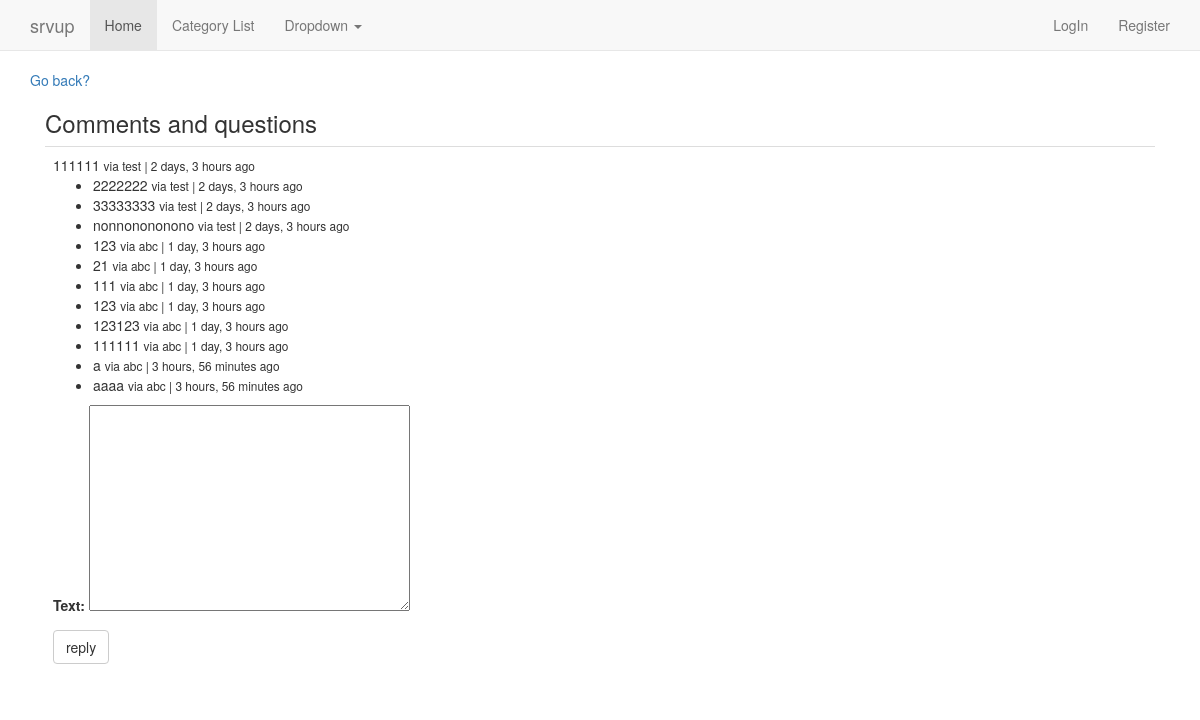
The page /comment/24/ on the database its author committed.
### comment/models.py (models this page shows, shortened)
class Comment(models.Model):
    text = models.TextField()
    author = models.ForeignKey(MyUser)
    parent = models.ForeignKey('self', null=True, blank=True)
    video = models.ForeignKey(Video, null=True, blank=True)
    path = models.CharField(max_length=512)
    timestamp = models.DateField(auto_now=False,auto_now_add=True)
    updated = models.DateField(auto_now=True,auto_now_add=False)
    active = models.BooleanField(default=True)
    objects = CommentManager()
    @property
    def get_comment(self):
        return self.text
    @property
    def is_child(self):
        if self.parent is not None:return True
        else: return False
    @property
    def get_children(self):
        if self.is_child:
            return None
        else:
            return Comment.objects.filter(parent=self)
    @property
    def get_origin(self):
        return self.path
    def get_absolute_url(self):
        return reverse('comment_thread', kwargs={'pk':self.id})

### account/models.py (models this page shows, shortened)
class MyUser(AbstractBaseUser):
    username = models.CharField(
        max_length=255,
        unique=True,)
    email = models.EmailField(
        max_length=255,
        unique=True,
    )
    first_name = models.CharField(
        max_length=255,
        null=True,
        blank=True)
    last_name = models.CharField(
        max_length=255,
        null=True,
        blank=True)
    is_member = models.BooleanField(default=False)
    is_active = models.BooleanField(default=True)
    is_admin = models.BooleanField(default=False)
    objects = MyUserManager()
    USERNAME_FIELD = 'username'
    REQUIRED_FIELDS = ['email']

### comment/views.py (the view)
def comment_thread(request, pk):
    comment = Comment.objects.get(id=pk)
    form = CommentForm()
    return render(request, 'comment/comment_thread.html', {
        'form':form,
        'comment':comment,
        } )

### comment/forms.py
class CommentForm(forms.Form):
    text = forms.CharField(widget=forms.Textarea)

### comment/models.py (called while the page is built)
    def get_queryset(self):
        return CommentQuerySet(self.model, using=self._db)

### templates/comment/comment_thread.html (shortened to what this page needs)
{% extends 'base.html' %}
{% block content %}
<a href="{{ comment.get_origin }}">Go back?</a>
<div class="col-sm-12">
    <h3>Comments and questions</h3>
    <table class="table">
    <tr><td>{{ comment.get_comment }}
    <small> via {{ comment.author }} | {{ comment.timestamp | timesince }} ago </small>
        {% if not comment.is_child %}
            <ul>
            {% for child in  comment.get_children %}
            <li>{{ child.get_comment }}
            <small> via {{ child.author }} | {{ child.timestamp | timesince }} ago </small>
            </li>
            {% endfor %}
            </ul>
            <form method="POST" action="{% url 'comment_create' %}">{% csrf_token %}
            {{ form.as_p }}
            <input class="btn btn-default" type="submit" value="reply" />
            </form>
        </div>
        {% endif %}
  </div>
{% endblock %}

### templates/base.html (shortened to what this page needs)
{% load staticfiles %}
<!DOCTYPE html>
<html lang="en">
  <head>
	<link rel="stylesheet" href="https://maxcdn.bootstrapcdn.com/bootstrap/3.3.1/css/bootstrap.min.css">
  <link href="https://maxcdn.bootstrapcdn.com/font-awesome/4.6.3/css/font-awesome.min.css" rel="stylesheet">
  </head>
  <body>
  {% include 'navbar.html' %}
    <div class="container">
    	{% block content %}
    	{% endblock %}
  </body>
</html>

### templates/extra_head_info.html
{% load staticfiles %}

### templates/navbar.html (shortened to what this page needs)
    <nav class="navbar navbar-default navbar-static-top">
      <div class="container">
        <div class="navbar-header">
          <a class="navbar-brand" href="#">srvup</a>
        </div>
        <div id="navbar" class="navbar-collapse collapse">
          <ul class="nav navbar-nav">
            <li class="active"><a href="{% url 'home' %}">Home</a></li>
            <li><a href="{% url 'category_list' %}">Category List</a></li>
            <li class="dropdown">
              <a href="#" class="dropdown-toggle" data-toggle="dropdown" role="button" aria-expanded="false">Dropdown <span class="caret"></span></a>
            </li>
          </ul>
          <ul class="nav navbar-nav navbar-right">
          {% if user.is_authenticated %}
            <li><a href="{% url 'logout' %}">{{ user }} | Logout</a></li>
          {% else %}
            <li><a href="{% url 'login' %}">LogIn</a></li>
            <li><a href="{% url 'register' %}">Register</a></li>
          {% endif %}
          </ul>
        </div>
      </div>
    </nav>

### templates/javascript.html (shortened to what this page needs)
{% load staticfiles %}

### rows shown on the page
Comment: get_comment "111111", author "test", timestamp "2 days, 3 hours"
Comment: get_comment "2222222", author "test", timestamp "2 days, 3 hours"
Comment: get_comment "33333333", author "test", timestamp "2 days, 3 hours"
Comment: get_comment "nonnonononono", author "test", timestamp "2 days, 3 hours"
Comment: get_comment "123", author "abc", timestamp "1 day, 3 hours"
Comment: get_comment "21", author "abc", timestamp "1 day, 3 hours"
Comment: get_comment "111", author "abc", timestamp "1 day, 3 hours"
Comment: get_comment "123", author "abc", timestamp "1 day, 3 hours"
Comment: get_comment "123123", author "abc", timestamp "1 day, 3 hours"
Comment: get_comment "111111", author "abc", timestamp "1 day, 3 hours"
Comment: get_comment "a", author "abc", timestamp "3 hours, 56 minutes"
Comment: get_comment "aaaa", author "abc", timestamp "3 hours, 56 minutes"
